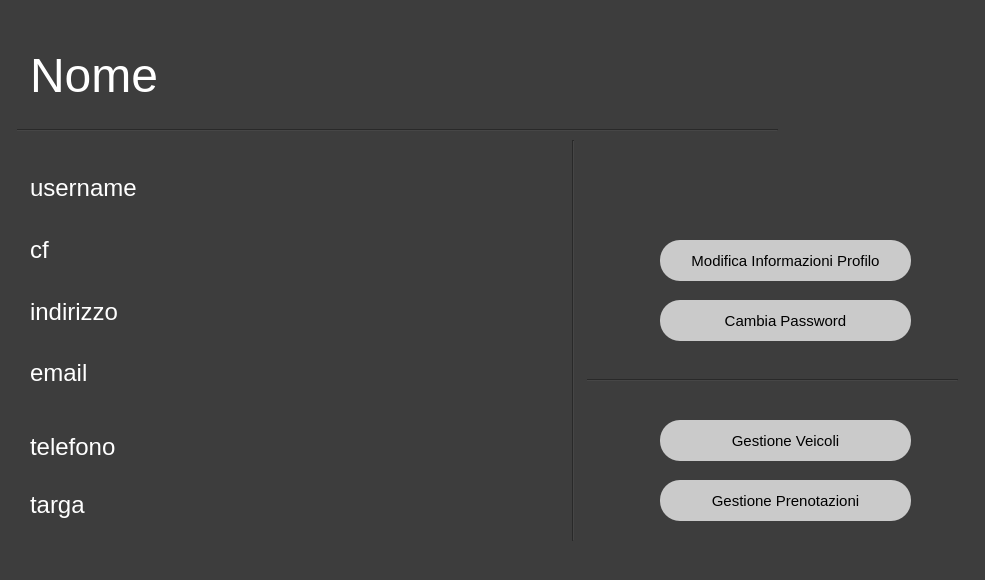
<?xml version="1.0" encoding="UTF-8"?>
<ui version="4.0">
 <class>Dialog</class>
 <widget class="QDialog" name="Dialog">
  <property name="geometry">
   <rect>
    <x>0</x>
    <y>0</y>
    <width>985</width>
    <height>580</height>
   </rect>
  </property>
  <property name="windowTitle">
   <string>Dialog</string>
  </property>
  <property name="styleSheet">
   <string notr="true">QDialog#Dialog{
background-color: rgb(61, 61, 61);}</string>
  </property>
  <widget class="QLabel" name="nome_label">
   <property name="geometry">
    <rect>
     <x>30</x>
     <y>20</y>
     <width>631</width>
     <height>111</height>
    </rect>
   </property>
   <property name="styleSheet">
    <string notr="true">color: rgb(255, 255, 255); font-size:36pt</string>
   </property>
   <property name="text">
    <string>Nome</string>
   </property>
  </widget>
  <widget class="QPushButton" name="gestione_veicoli_button">
   <property name="geometry">
    <rect>
     <x>660</x>
     <y>420</y>
     <width>251</width>
     <height>41</height>
    </rect>
   </property>
   <property name="cursor">
    <cursorShape>PointingHandCursor</cursorShape>
   </property>
   <property name="styleSheet">
    <string notr="true">border-radius:20px; 
 background-color: rgb(202, 202, 202);
font-size:11pt</string>
   </property>
   <property name="text">
    <string>Gestione Veicoli</string>
   </property>
  </widget>
  <widget class="QPushButton" name="gestione_prenotazioni_button">
   <property name="geometry">
    <rect>
     <x>660</x>
     <y>480</y>
     <width>251</width>
     <height>41</height>
    </rect>
   </property>
   <property name="cursor">
    <cursorShape>PointingHandCursor</cursorShape>
   </property>
   <property name="styleSheet">
    <string notr="true">border-radius:20px; 
 background-color: rgb(202, 202, 202);
font-size:11pt</string>
   </property>
   <property name="text">
    <string>Gestione Prenotazioni</string>
   </property>
  </widget>
  <widget class="Line" name="line">
   <property name="geometry">
    <rect>
     <x>17</x>
     <y>120</y>
     <width>761</width>
     <height>20</height>
    </rect>
   </property>
   <property name="styleSheet">
    <string notr="true">background-color: rgb(61, 61, 61);</string>
   </property>
   <property name="orientation">
    <enum>Qt::Horizontal</enum>
   </property>
  </widget>
  <widget class="QPushButton" name="modifica_profilo_button">
   <property name="geometry">
    <rect>
     <x>660</x>
     <y>240</y>
     <width>251</width>
     <height>41</height>
    </rect>
   </property>
   <property name="cursor">
    <cursorShape>PointingHandCursor</cursorShape>
   </property>
   <property name="styleSheet">
    <string notr="true">border-radius:20px; 
 background-color: rgb(202, 202, 202);
font-size:11pt</string>
   </property>
   <property name="text">
    <string>Modifica Informazioni Profilo</string>
   </property>
  </widget>
  <widget class="QPushButton" name="cambia_password_button">
   <property name="geometry">
    <rect>
     <x>660</x>
     <y>300</y>
     <width>251</width>
     <height>41</height>
    </rect>
   </property>
   <property name="cursor">
    <cursorShape>PointingHandCursor</cursorShape>
   </property>
   <property name="styleSheet">
    <string notr="true">border-radius:20px; 
 background-color: rgb(202, 202, 202);
font-size:11pt</string>
   </property>
   <property name="text">
    <string>Cambia Password</string>
   </property>
  </widget>
  <widget class="Line" name="line_2">
   <property name="geometry">
    <rect>
     <x>587</x>
     <y>370</y>
     <width>371</width>
     <height>20</height>
    </rect>
   </property>
   <property name="styleSheet">
    <string notr="true">background-color: rgb(61, 61, 61);</string>
   </property>
   <property name="orientation">
    <enum>Qt::Horizontal</enum>
   </property>
  </widget>
  <widget class="QWidget" name="layoutWidget">
   <property name="geometry">
    <rect>
     <x>30</x>
     <y>420</y>
     <width>421</width>
     <height>111</height>
    </rect>
   </property>
   <layout class="QVBoxLayout" name="verticalLayout">
    <item>
     <widget class="QLabel" name="telefono_label">
      <property name="styleSheet">
       <string notr="true">color: rgb(255, 255, 255); font-size:18pt</string>
      </property>
      <property name="text">
       <string>telefono</string>
      </property>
     </widget>
    </item>
    <item>
     <widget class="QLabel" name="veicolo_label">
      <property name="styleSheet">
       <string notr="true">color: rgb(255, 255, 255); font-size:18pt</string>
      </property>
      <property name="text">
       <string>targa</string>
      </property>
     </widget>
    </item>
   </layout>
  </widget>
  <widget class="QWidget" name="layoutWidget">
   <property name="geometry">
    <rect>
     <x>30</x>
     <y>160</y>
     <width>431</width>
     <height>241</height>
    </rect>
   </property>
   <layout class="QVBoxLayout" name="verticalLayout_2">
    <item>
     <widget class="QLabel" name="username_label">
      <property name="styleSheet">
       <string notr="true">color: rgb(255, 255, 255); font-size:18pt</string>
      </property>
      <property name="text">
       <string>username</string>
      </property>
     </widget>
    </item>
    <item>
     <widget class="QLabel" name="codice_fiscale_label">
      <property name="styleSheet">
       <string notr="true">color: rgb(255, 255, 255); font-size:18pt</string>
      </property>
      <property name="text">
       <string>cf</string>
      </property>
     </widget>
    </item>
    <item>
     <widget class="QLabel" name="indirizzo_label">
      <property name="styleSheet">
       <string notr="true">color: rgb(255, 255, 255); font-size:18pt</string>
      </property>
      <property name="text">
       <string>indirizzo</string>
      </property>
     </widget>
    </item>
    <item>
     <widget class="QLabel" name="email_label">
      <property name="styleSheet">
       <string notr="true">color: rgb(255, 255, 255); font-size:18pt</string>
      </property>
      <property name="text">
       <string>email</string>
      </property>
     </widget>
    </item>
   </layout>
  </widget>
  <widget class="QLabel" name="photo_label">
   <property name="geometry">
    <rect>
     <x>800</x>
     <y>20</y>
     <width>151</width>
     <height>151</height>
    </rect>
   </property>
   <property name="text">
    <string/>
   </property>
   <property name="scaledContents">
    <bool>true</bool>
   </property>
  </widget>
  <widget class="Line" name="line_3">
   <property name="geometry">
    <rect>
     <x>563</x>
     <y>140</y>
     <width>20</width>
     <height>401</height>
    </rect>
   </property>
   <property name="styleSheet">
    <string notr="true">background-color: rgb(61, 61, 61)</string>
   </property>
   <property name="orientation">
    <enum>Qt::Vertical</enum>
   </property>
  </widget>
 </widget>
 <resources/>
 <connections/>
</ui>
